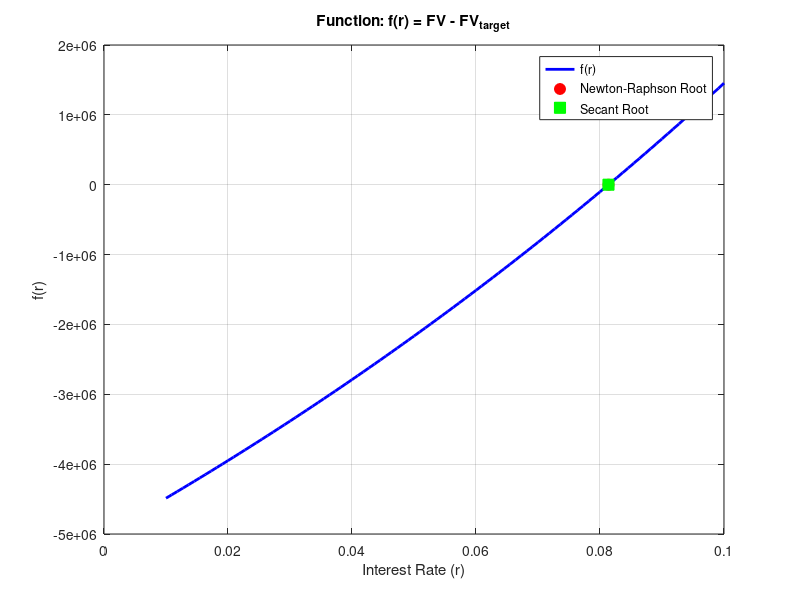
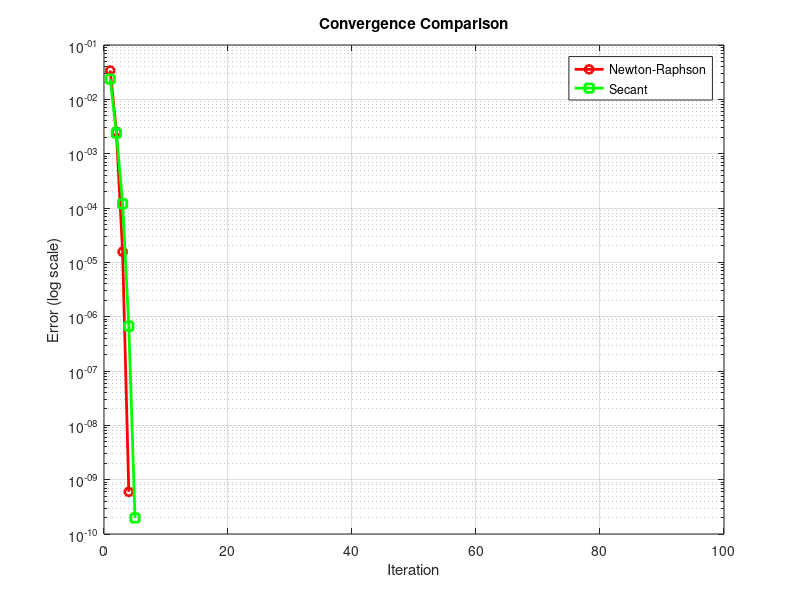
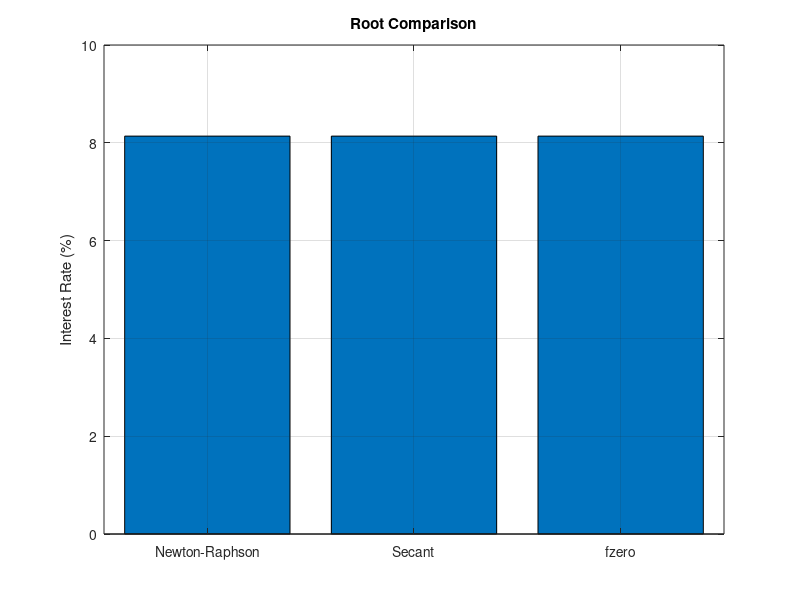
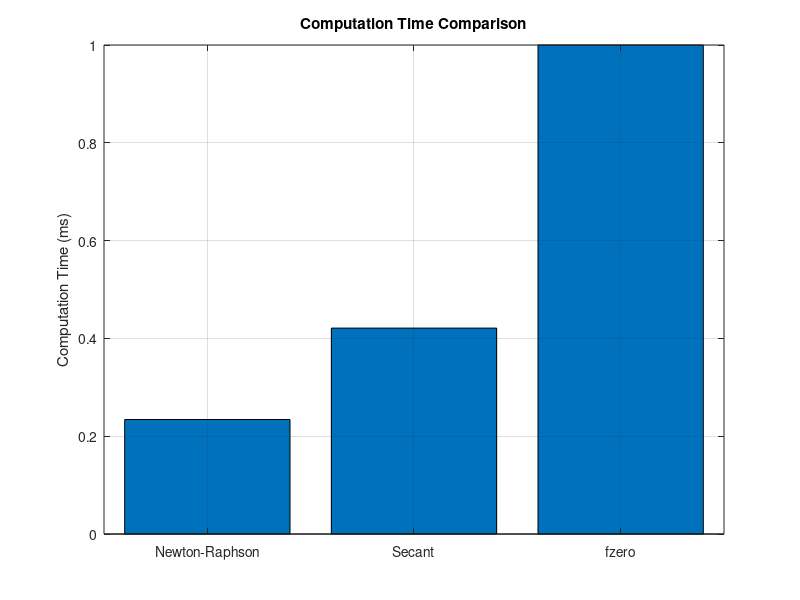

Write MATLAB code to recreate these figures, in order. (Note: this script raises an error after producing the figures.)
%% Root Finding Methods for Financial Modeling
clear;
clc;

% Problem: Find the interest rate that gives a future value of Ugx15,000,000
% for an investment of Ugx10,000,000 over 5 years with monthly compounding
% Where: FV = Future Value, PV = Present Value, r = interest rate, n =
% years, t = period
% FV = PV * (1 + r/12)^(12*t)

PV = 10000000; FV_target = 15000000; t = 5; n = 12;

% Define the function
f = @(r) PV * (1 + r/n)^(n*t) - FV_target; %function
f_prime = @(r) PV * n*t * (1 + r/n)^(n*t - 1) / n; % derivative

%% Newton-Raphson Method
fprintf('=== NEWTON-RAPHSON METHOD ===\n');
tic;
r0 = 0.05; % Initial value (5%)
tolerance = 1e-8; %accuracy(dps)
max_iter = 100;
errors_newton = zeros(1,max_iter); %array for storing the error outputs

for i = 1:max_iter
    f_val = f(r0);
    f_deriv = f_prime(r0);
    r_new = r0 - f_val/f_deriv;
    
    error = abs(r_new - r0);
    errors_newton(i) = error;
    
    if error < tolerance
        break;
    end
    r0 = r_new;
    iter0 = i;
end

time_newton = toc;
fprintf('Root: r = %.6f (%.4f%%)\n', r0, r0*100);
fprintf('Iterations: %d, Time: %.6f seconds\n', iter0, time_newton);

%% Secant Method
fprintf('=== SECANT METHOD ===\n');
tic;
r0_secant = 0.04; % First initial guess
r1_secant = 0.06; % Second initial guess
tolerance = 1e-8; % accuracy (dps)
max_iter = 100;

r_secant = [r0_secant, r1_secant];
errors_secant = [];

for i = 1:max_iter
    f0 = f(r_secant(end-1));
    f1 = f(r_secant(end));
    
    if abs(f1 - f0) < eps
        break;
    end
    
    r_new = r_secant(i+1) - f1 * (r_secant(i+1) - r_secant(i)) / (f1 - f0);
    r_secant(i+2) = r_new;
    
    error = abs(r_secant(i+2) - r_secant(i+1));
    errors_secant(i:i) = error;
    
    if error < tolerance
        break;
    end
end

time_secant = toc;
fprintf('Root: r = %.6f (%.4f%%)\n', r_secant(end), r_secant(end)*100);
fprintf('Iterations: %d, Time: %.6f seconds\n', length(r_secant)-2, time_secant);

%% Visualization - Root Finding Comparison
figure;
% Function plot
r_range = linspace(0.01, 0.1, 100);
f_values = arrayfun(f, r_range);
plot(r_range, f_values, 'b-', 'LineWidth', 2);
hold on;
plot(r0, f(r0), 'ro', 'MarkerSize', 8, 'MarkerFaceColor', 'red');
plot(r_secant(end), f(r_secant(end)), 'gs', 'MarkerSize', 8, 'MarkerFaceColor', 'green');
xlabel('Interest Rate (r)');
ylabel('f(r)');
title('Function: f(r) = FV - FV_{target}');
legend('f(r)', 'Newton-Raphson Root', 'Secant Root', 'Location', 'best');
grid on;
saveas(gcf,'function_plot.png');

% Convergence comparison
figure;
semilogy(1:length(errors_newton), errors_newton, 'r-o', 'LineWidth', 2);
hold on;
semilogy(1:length(errors_secant), errors_secant, 'g-s', 'LineWidth', 2);
xlabel('Iteration');
ylabel('Error (log scale)');
title('Convergence Comparison');
legend('Newton-Raphson', 'Secant', 'Location', 'best');
grid on;
saveas(gcf,'convergence_comparison.png');

% Verification
figure;
r_analytical = fzero(f, 0.05); % MATLAB's built-in function
methods = {'Newton-Raphson', 'Secant', 'fzero'};
roots = [r0, r_secant(end), r_analytical];
times = [time_newton, time_secant, 0.001]; % Approximate fzero time
bar(roots*100);
set(gca, 'XTickLabel', methods);
ylabel('Interest Rate (%)');
title('Root Comparison');
grid on;
saveas(gcf,'Verification.png');

% Add value labels on bars
for i = 1:length(roots)
    text(i, roots(i)*100 + 0.1, sprintf('%.4f%%', roots(i)*100), ...
        'HorizontalAlignment', 'center');
end

% Time comparison
figure;
bar(times*1000); % Convert to milliseconds
set(gca, 'XTickLabel', methods);
ylabel('Computation Time (ms)');
title('Computation Time Comparison');
grid on;
saveas(gcf,'Time_comparison.png');

% Add value labels on bars
for i = 1:length(times)
    text(i, times(i)*1000 + 0.1, sprintf('%.3f ms', times(i)*1000), ...
        'HorizontalAlignment', 'center');
end

% Final verification
figure;
FV_newton = PV * (1 + r0/n)^(n*t);
FV_secant = PV * (1 + r_secant(end)/n)^(n*t);
FV_analytical = PV * (1 + r_analytical/n)^(n*t);
bar([FV_newton, FV_secant, FV_analytical]);
hold on;
plot([0, 4], [FV_target, FV_target], 'r--', 'LineWidth', 2);
set(gca, 'XTickLabel', methods);
ylabel('Future Value ($)');
title('Future Value Verification');
legend('Calculated FV', 'Target FV', 'Location', 'best');
grid on;
saveas(gcf,'Final_verification.png');
sgtitle('Root Finding Methods: Compound Interest Rate Calculation', 'FontSize', 14, 'FontWeight', 'bold');


%% Real-world problem: Population growth with carrying capacity (Logistic Equation)
% dP/dt = r*P*(1 - P/K)
% Where: P = population, r = growth rate, K = carrying capacity

% Parameters
r = 0.1;        % Growth rate
K = 1000;       % Carrying capacity
P0 = 100;       % Initial population
t_span = [0, 50]; % Time span
h = 0.1;        % Step size

% Analytical solution
P_analytical = @(t) K ./ (1 + ((K - P0) / P0) * exp(-r * t));

%% Euler's Method
fprintf('=== EULER''S METHOD ===\n');
tic;
t_euler = t_span(1):h:t_span(2);
P_euler = zeros(size(t_euler));
P_euler(1) = P0;

for i = 1:length(t_euler)-1
    dPdt = r * P_euler(i) * (1 - P_euler(i)/K);
    P_euler(i+1) = P_euler(i) + h * dPdt;
end
time_euler = toc;

%% Runge-Kutta
fprintf('=== RUNGE-KUTTA  ===\n');
tic;
t_rk = t_span(1):h:t_span(2);
P_rk = zeros(size(t_rk));
P_rk(1) = P0;

for i = 1:length(t_rk)-1
    k1 = r * P_rk(i) * (1 - P_rk(i)/K);
    k2 = r * (P_rk(i) + 0.5*h*k1) * (1 - (P_rk(i) + 0.5*h*k1)/K);
    k3 = r * (P_rk(i) + 0.5*h*k2) * (1 - (P_rk(i) + 0.5*h*k2)/K);
    k4 = r * (P_rk(i) + h*k3) * (1 - (P_rk(i) + h*k3)/K);
    
    P_rk(i+1) = P_rk(i) + (h/6) * (k1 + 2*k2 + 2*k3 + k4);
end
time_rk4 = toc;

% Error Analysis
P_analytical_values = P_analytical(t_euler);

error_euler = abs(P_euler - P_analytical_values);
error_rk = abs(P_rk(1:length(t_euler)) - P_analytical_values);

fprintf('=== ERROR ANALYSIS ===\n');
fprintf('Maximum Error - Euler: %.6f\n', max(error_euler));
fprintf('Maximum Error - RK4: %.6f\n', max(error_rk));
fprintf('Computation Time - Euler: %.6f seconds\n', time_euler);
fprintf('Computation Time - Runge kutta: %.6f seconds\n', time_rk4);

%% Plotting Results for Differential Equations

% Population growth comparison
figure;
t_dense = linspace(t_span(1), t_span(2), 1000);
plot(t_dense, P_analytical(t_dense), 'k-', 'LineWidth', 3, 'DisplayName', 'Analytical');
hold on;
plot(t_euler, P_euler, 'r--', 'LineWidth', 2, 'DisplayName', 'Euler');
plot(t_rk, P_rk, 'b:', 'LineWidth', 2, 'DisplayName', 'Runge kutta');
xlabel('Time');
ylabel('Population');
title('Population Growth: Logistic Equation');
legend('Location', 'southeast');
grid on;
saveas(gcf,'population_growth_comparison.png');

% Error comparison
figure;
semilogy(t_euler, error_euler, 'r--', 'LineWidth', 2, 'DisplayName', 'Euler Error');
hold on;
semilogy(t_euler, error_rk, 'b:', 'LineWidth', 2, 'DisplayName', 'Runge kutta Error');
xlabel('Time');
ylabel('Absolute Error (log scale)');
title('Error Comparison');
legend('Location', 'northeast');
grid on;
saveas(gcf,'error_comparison.png');

% Computation time
figure;
methods_de = {'Euler', 'Runge kutta'};
times_de = [time_euler, time_rk4] * 1000;
bar(times_de);
ylabel('Computation Time (ms)');
title('Computation Time');
set(gca, 'XTickLabel', methods_de);
grid on;
saveas(gcf,'computation_time.png');

% Phase portrait (dP/dt vs P)
figure;
P_range = linspace(0, 1200, 100);
dPdt_range = r * P_range .* (1 - P_range/K);
plot(P_range, dPdt_range, 'LineWidth', 2);
xlabel('Population (P)');
ylabel('dP/dt');
title('Phase Portrait');
grid on;
saveas(gcf,'phase_potrait.png');

% Final values comparison
figure;
final_values = [P_analytical(t_span(2)), P_euler(end), P_rk(end)];
bar(final_values);
ylabel('Final Population');
title('Final Population Values');
set(gca, 'XTickLabel', {'Analytical', 'Euler', 'Runge kutta'});
grid on;
saveas(gcf,'Final_comparison.png');

% Relative error over time
figure;
relative_error_euler = error_euler ./ P_analytical_values;
relative_error_rk = error_rk ./ P_analytical_values;
plot(t_euler, relative_error_euler * 100, 'r--', 'LineWidth', 2);
hold on;
plot(t_euler, relative_error_rk * 100, 'b:', 'LineWidth', 2);
xlabel('Time');
ylabel('Relative Error (%)');
title('Relative Error Over Time');
legend('Euler', 'Runge kutta', 'Location', 'northeast');
grid on;
saveas(gcf,'relative_error.png');
sgtitle('Differential Equation Solvers: Population Growth Model');